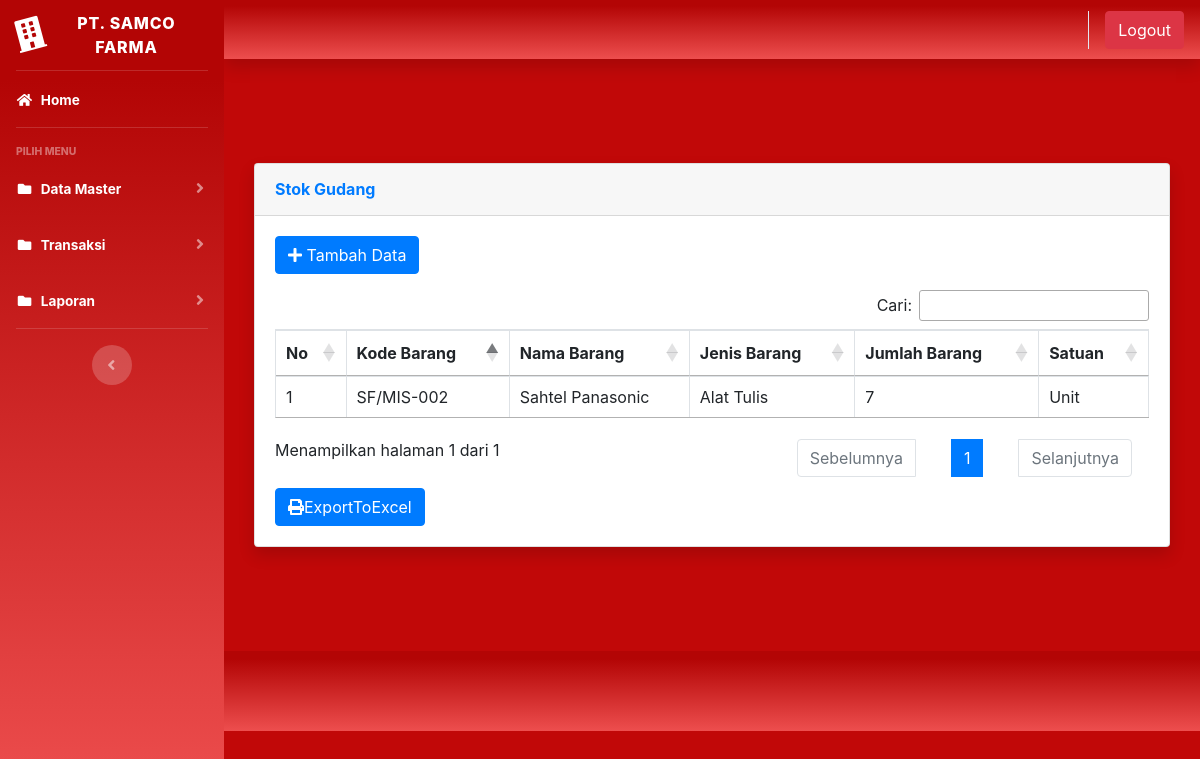
The app's page /index.php?page=laporan_gudang (signed in) with its own data.
### tables this page shows
CREATE TABLE `gudang` (
  `id` int(11) NOT NULL,
  `kode_barang` varchar(100) NOT NULL,
  `nama_barang` varchar(100) NOT NULL,
  `kondisi` varchar(100) NOT NULL,
  `jenis_barang` varchar(100) NOT NULL,
  `jumlah` varchar(250) NOT NULL,
  `satuan` varchar(100) NOT NULL
);

### page/laporan/laporan_gudang.php (the view, shortened to what this page needs)
<div class="container-fluid">
  <div class="card shadow mb-4">
    <div class="card-header py-3">
      <h6 class="m-0 font-weight-bold text-primary">Stok Gudang</h6>
    </div>
    <div class="card-body">
      <div class="mb-3">
        <a href="?page=gudang&aksi=tambahgudang" class="btn btn-primary">
          <i class="fas fa-plus"></i> Tambah Data
        </a>
      </div>
      <div class="table-responsive">
        <table class="table table-bordered" id="gudang" width="100%" cellspacing="0">
          <thead>
            <tr>
              <th>No</th>
              <th>Kode Barang</th>
              <th>Nama Barang</th>
              <th>Jenis Barang</th>
              <th>Jumlah Barang</th>
              <th>Satuan</th>
            </tr>
          </thead>
          <tbody>
            <?php
            $no = 1;
            $sql = $koneksi->query("select * from gudang");
            while ($data = $sql->fetch_assoc()) {
              ?>
              <tr>
                <td><?php echo $no++; ?></td>
                <td><?php echo $data['kode_barang'] ?></td>
                <td><?php echo $data['nama_barang'] ?></td>
                <td><?php echo $data['jenis_barang'] ?></td>
                <td><?php echo $data['jumlah'] ?></td>
                <td><?php echo $data['satuan'] ?></td>
              </tr>
            <?php } ?>
          </tbody>
        </table>
        <a href="page/laporan/export_laporan_gudang_excel.php" class="btn btn-primary" style="margin-top:8 px"><i
            class="fa fa-print"></i>ExportToExcel</a>
      </div>
    </div>
  </div>
</div>

### records on screen
gudang: kode_barang "SF/MIS-002", nama_barang "Sahtel Panasonic", jenis_barang "Alat Tulis", jumlah "7", satuan "Unit"
